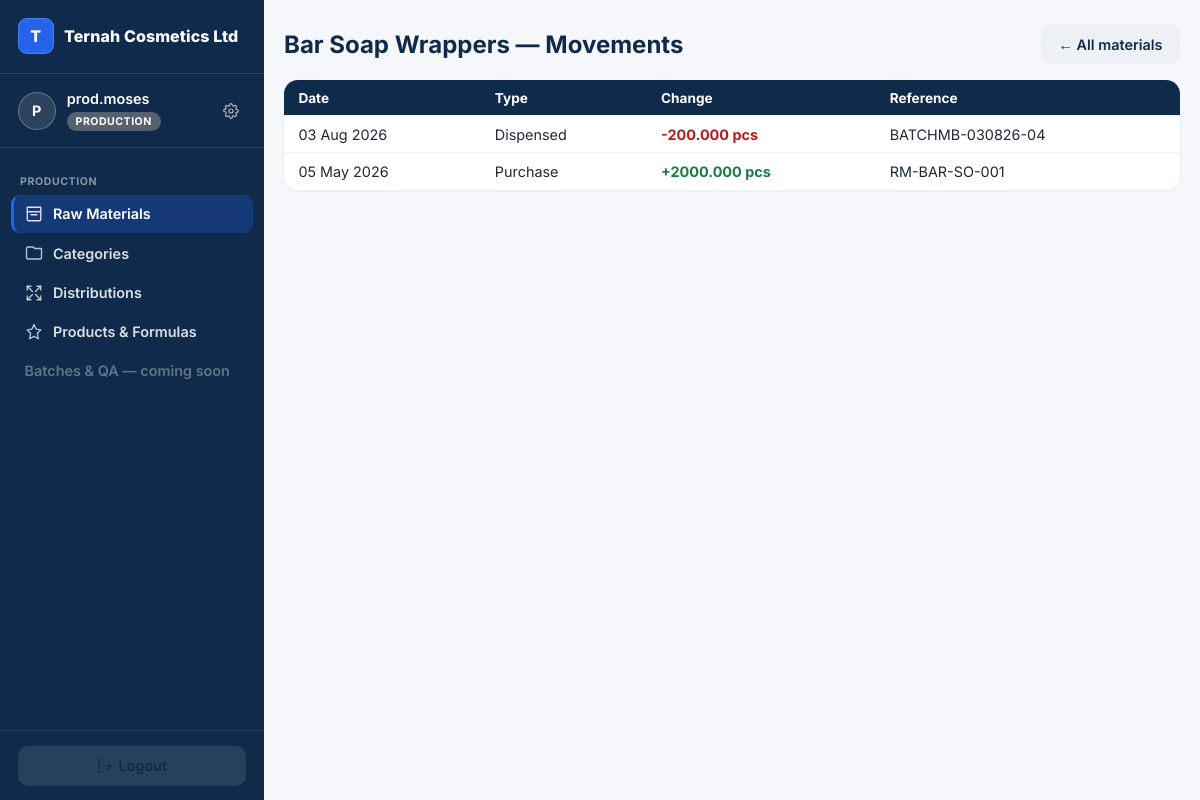
Before: /production/raw-materials/126/movements/ (signed in) with the older database file.
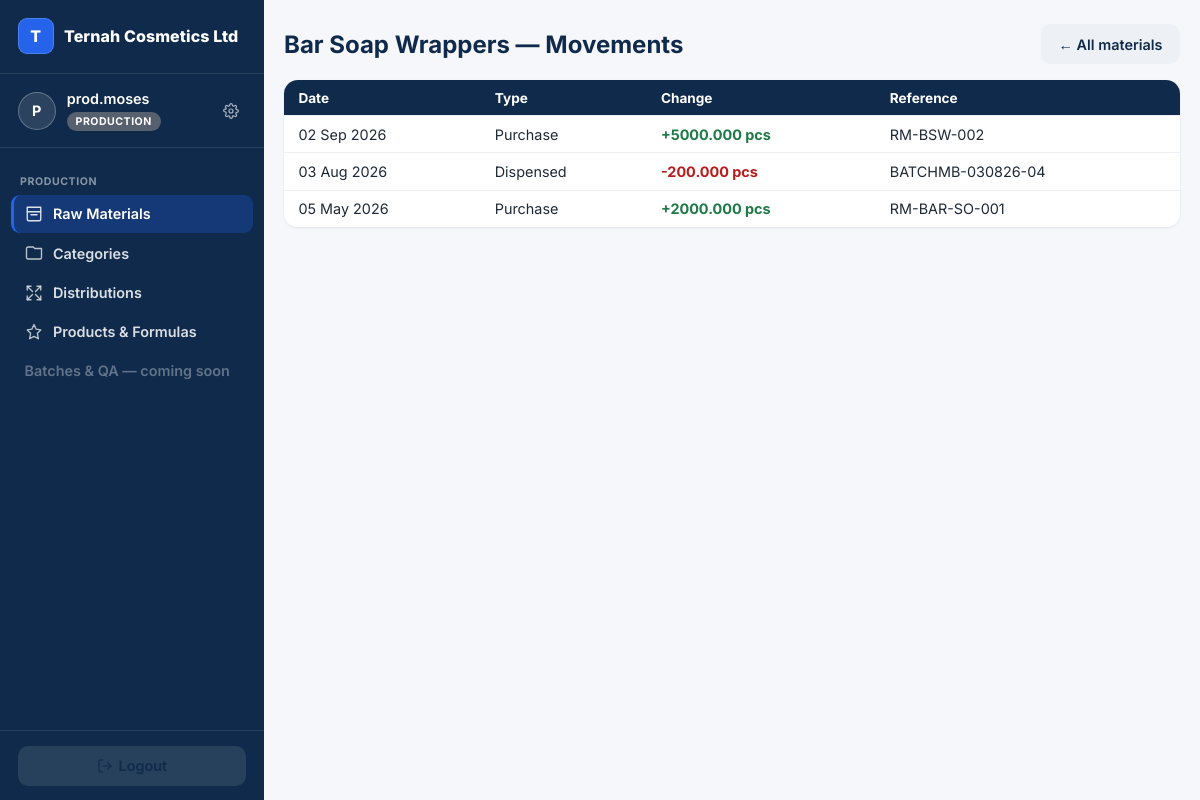
After: the same page with the newer database file.
### production/models.py (models this page shows, shortened)
class RawMaterial(TimeStamped):
    business = models.ForeignKey("platformadmin.Business", on_delete=models.CASCADE)
    name = models.CharField(max_length=120)
    unit_of_measure = models.CharField(max_length=10, choices=[
        ("L", "Litres"), ("ml", "Millilitres"), ("kg", "Kilograms"), ("g", "Grams"), ("pcs", "Pieces")])
    reorder_level = models.DecimalField(max_digits=12, decimal_places=3, default=0)

class RawMaterialPurchase(TimeStamped):
    raw_material = models.ForeignKey(RawMaterial, on_delete=models.CASCADE, related_name="purchases")
    quantity = models.DecimalField(max_digits=12, decimal_places=3)
    total_cost = models.DecimalField(max_digits=14, decimal_places=2)
    unit_cost = models.DecimalField(max_digits=14, decimal_places=4, editable=False)
    remaining_quantity = models.DecimalField(max_digits=12, decimal_places=3)
    purchase_date = models.DateField()
    batch_number = models.CharField(max_length=60)
    expiry_date = models.DateField(null=True, blank=True)
    manufacture_date = models.DateField(null=True, blank=True)
    country_of_origin = models.CharField(max_length=80, blank=True)
    supplier = models.ForeignKey("finance.Supplier", null=True, blank=True, on_delete=models.SET_NULL)
    on_credit = models.BooleanField(default=False)   # True -> creates a SupplierPayable

### production/views.py (the view)
# urls.py: path("raw-materials/<int:pk>/movements/", views.raw_material_movements, name="raw_material_movements"),
@production_staff_required
def raw_material_movements(request, pk):
    material = get_object_or_404(RawMaterial, pk=pk, business=request.user.business)
    entries = []
    for p in material.purchases.all():
        entries.append({"date": p.purchase_date, "type": "Purchase", "change": p.quantity,
                        "ref": p.batch_number or "—"})
    for d in material.dispensation_set.select_related("batch"):
        entries.append({"date": d.batch.date, "type": "Dispensed", "change": -d.quantity_dispensed,
                        "ref": d.batch.batch_number})
    entries.sort(key=lambda e: e["date"], reverse=True)
    return render(request, "production/raw_material_movements.html", {"material": material, "entries": entries})

### accounts/context_processors.py (called while the page is built)
def active_view(request):
    user = getattr(request, "user", None)
    return {
        "active_view": getattr(request, "active_view", None),
        "switchable_views": user.switchable_views() if user and user.is_authenticated else [],
    }

### accounts/models.py (called while the page is built, shortened)
    def switchable_views(self):
        if self.role != "MANAGER":
            return []

### templates/production/raw_material_movements.html (shortened to what this page needs)
{% extends "base.html" %}
{% block content %}
<div class="page-head">
  <h2>{{ material.name }} — Movements</h2>
  <a class="btn ghost" style="background:#EDF1F5;color:var(--ternah-navy)" href="{% url 'production:raw_materials' %}">&larr; All materials</a>
</div>
<div class="table-scroll">
<table class="list">
  <tr><th>Date</th><th>Type</th><th>Change</th><th>Reference</th></tr>
  {% for e in entries %}
  <tr>
    <td>{{ e.date|date:"d M Y" }}</td>
    <td>{{ e.type }}</td>
    <td style="color:{% if e.change < 0 %}var(--red){% else %}var(--green){% endif %};font-weight:700">
      {% if e.change > 0 %}+{% endif %}{{ e.change|floatformat:3 }} {{ material.unit_of_measure }}
    </td>
    <td>{{ e.ref }}</td>
  </tr>
  {% empty %}<tr><td colspan="4" style="color:var(--muted)">No movements recorded yet.</td></tr>{% endfor %}
</table>
</div>
{% endblock %}

Changed rows visible on the page:
added RawMaterialPurchase: date "02 Sep 2026", change "5000.000", ref "RM-BSW-002"
Other visible differences:
new list line: "Purchase +"
new list line: "pcs"
